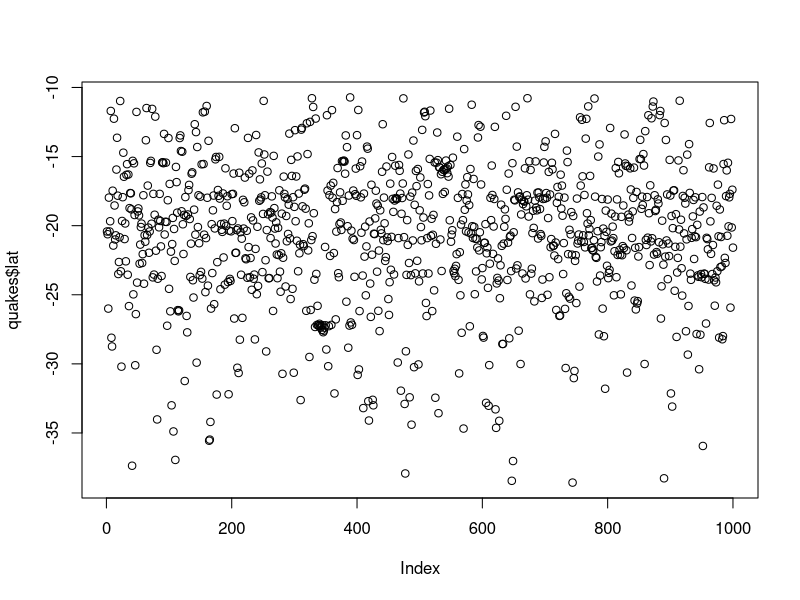
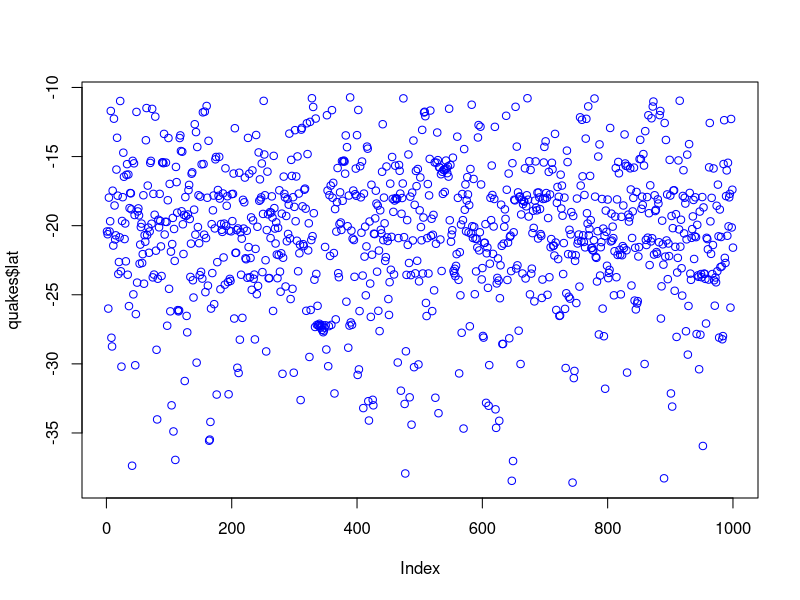
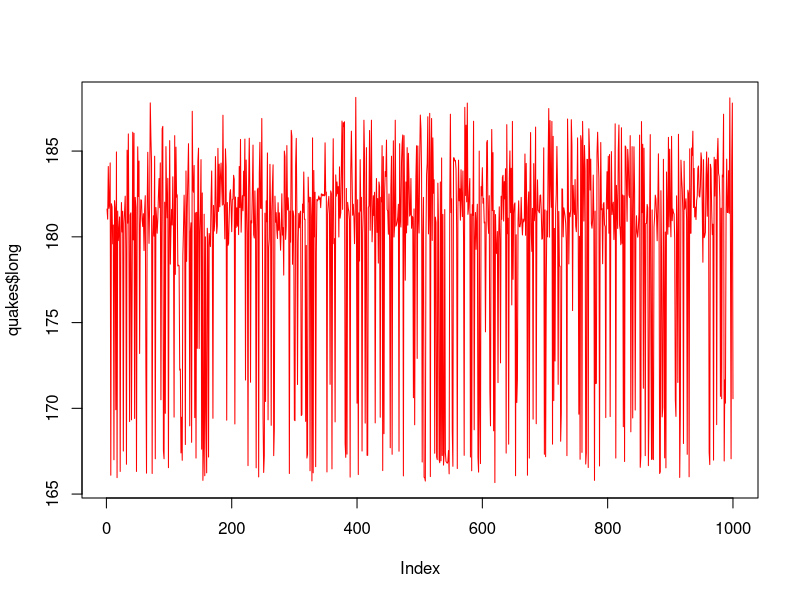
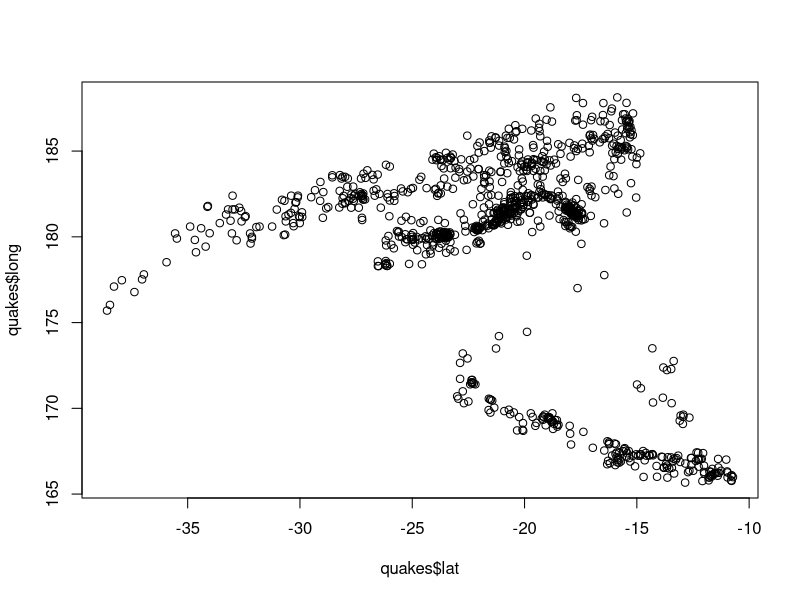
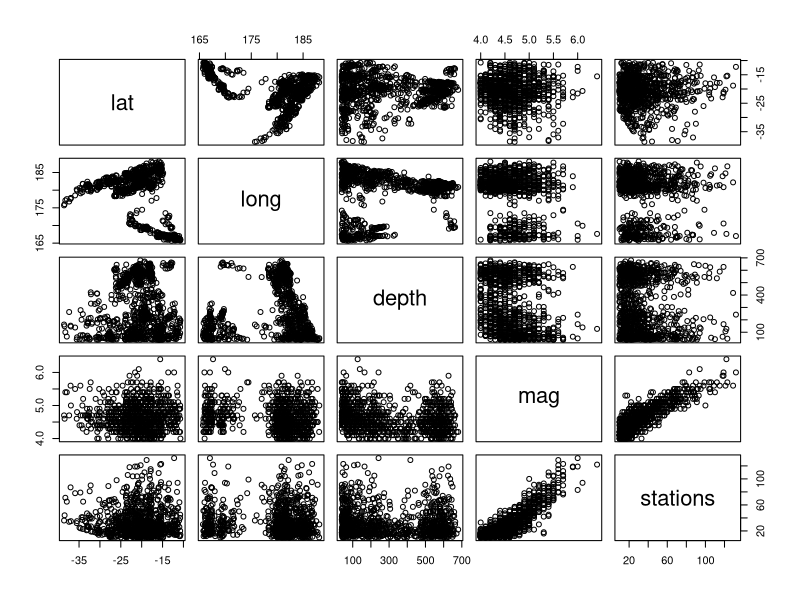
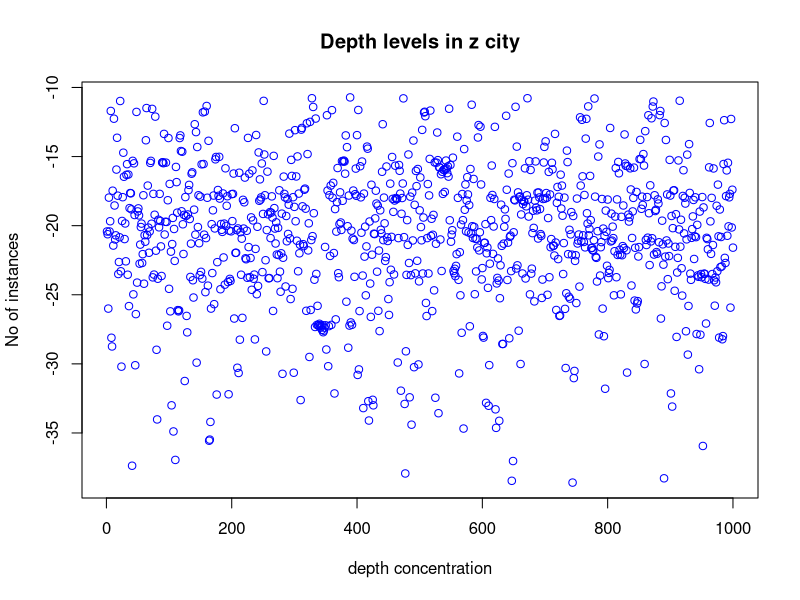
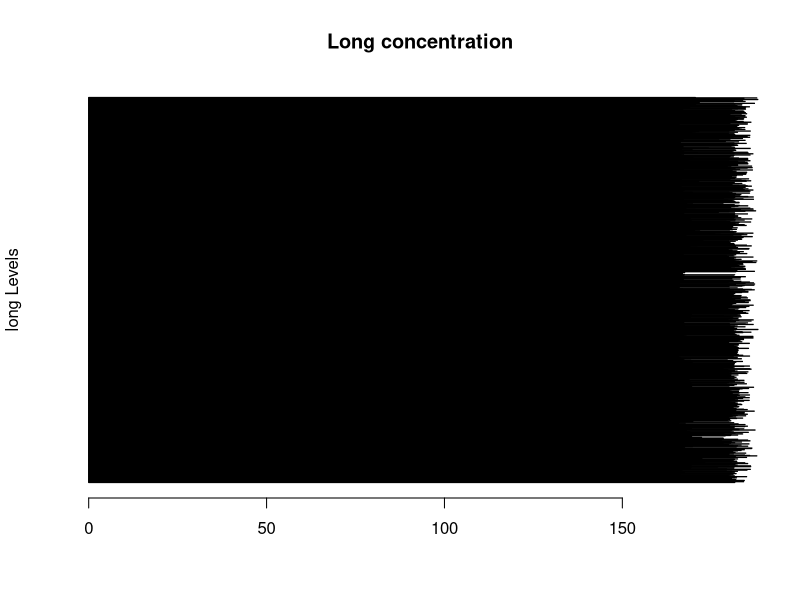
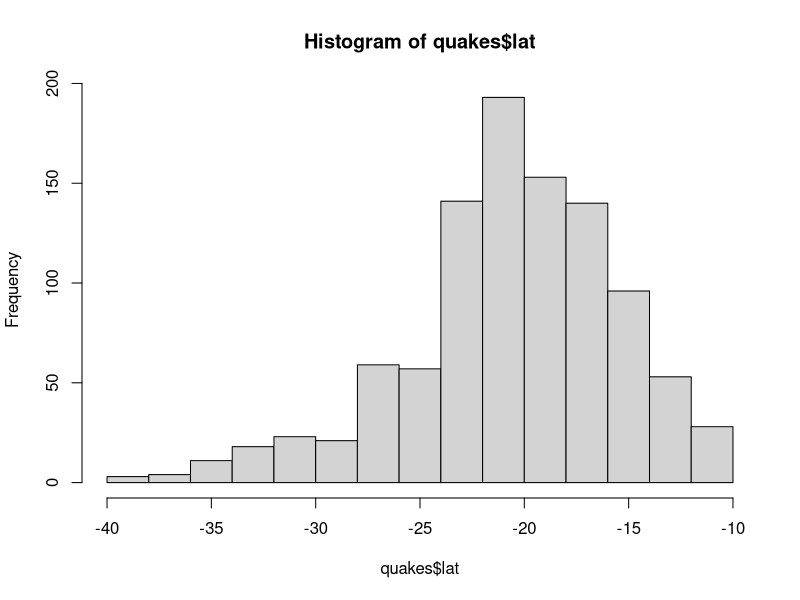

The R script that drew these images, in order: (Note: this script raises an error after producing the figures.)
e_quakes<-datasets::quakes
head(quakes,10)
tail(quakes,10)
quakes[,c(1,2)]
df<-quakes[,-5]
quakes$long
summary(quakes$long)
summary(quakes$depth)
summary(quakes)
plot(quakes$lat)
plot(quakes$lat,col= 'blue')
plot(quakes$long,col= 'red',type = 'l')
plot(quakes$lat,quakes$long,type = 'p')
plot(quakes)
plot(quakes$lat,xlab = 'depth concentration',
     ylab = 'No of instances' ,main='Depth levels in z city',
     col='blue')
barplot(quakes$long,main = 'Long concentration',
        ylab = 'long Levels',col= 'blue',horiz= T,axes= T)
hist(quakes$lat)
hist(quakes$depth,main = 'Long concentration ',xlab = 'earth quikes',col = 'blue')
boxplot(quakes$mag, main ="Boxplot")
boxplot(quakes[1:4],main ='Multiple')
par(mfrow=c(3,3),mar=c(2,5,2,1), las=0, bty="0")
plot(quakes$long)
plot(quakes$long, quakes$lat)
plot(quakes$long, type = "l")
plot(quakes$long, type = "p")
plot(quakes$long, type = "b")

hist(quakes$mag,main = 'mag concentraion in air',
     xlab = 'mag levels',col = 'green',horiz= TRUE)
boxplot(e_quakes$depth)
boxplot(e_quakes[,0:4],main='Multiple Box Plots')
#var
#skewness
#kurtosis

sd(e_quakes$depth,na.rm=T)
sd(airquality$Ozone,na.rm=T)
var(quakes$depth)
skewness(quakes$depth)
kurtosis(quakes$depth)
